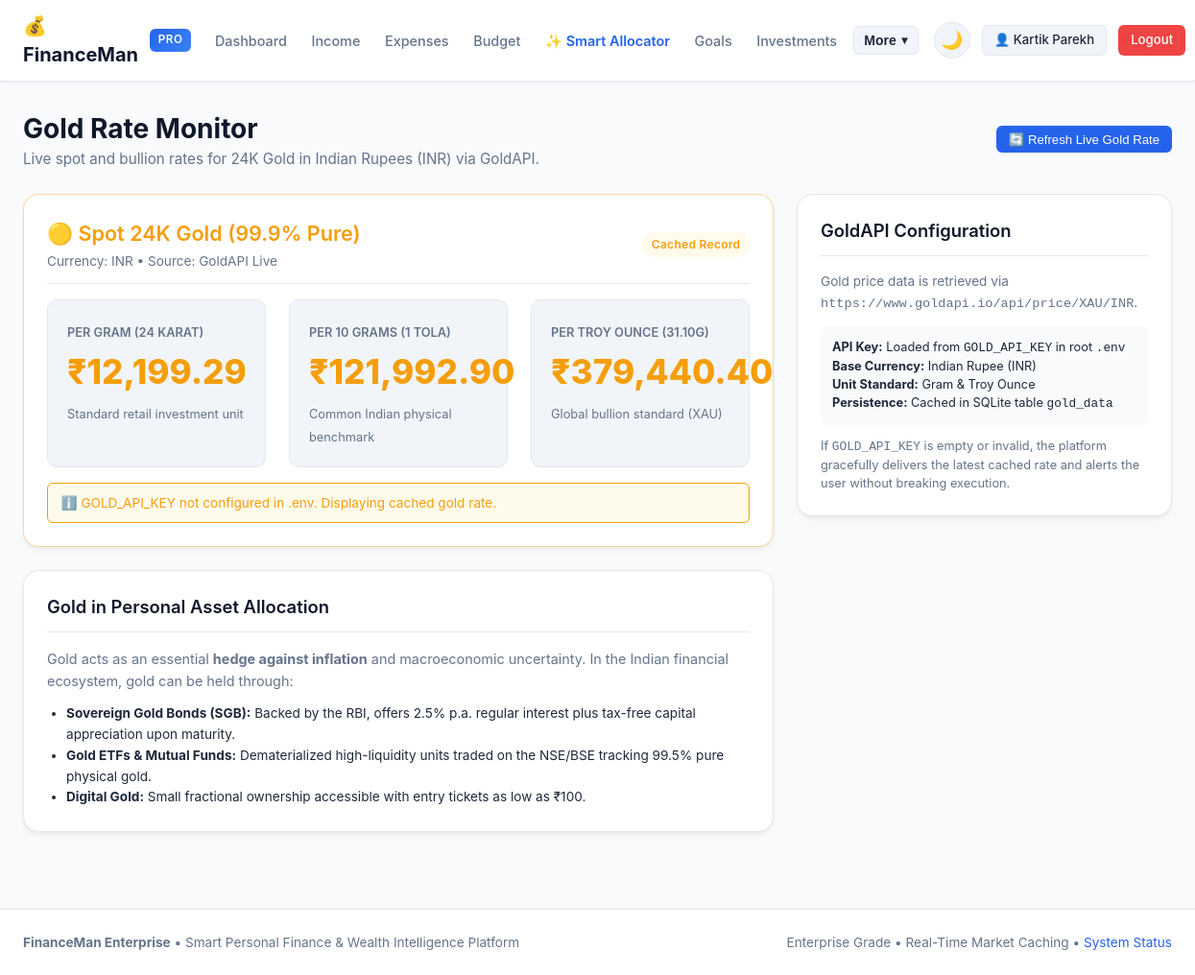
The page /gold (signed in) on the database its author committed.
### tables this page shows
CREATE TABLE gold_data (
    id INTEGER PRIMARY KEY AUTOINCREMENT,
    price_per_gram REAL NOT NULL,
    price_per_ounce REAL NOT NULL,
    currency TEXT DEFAULT 'INR',
    unit TEXT DEFAULT 'gram',
    source TEXT DEFAULT 'GoldAPI',
    updated_at TIMESTAMP DEFAULT CURRENT_TIMESTAMP
);

### app.py (the view)
@app.route("/gold", methods=["GET", "POST"])
@login_required
def gold():
    gold_data = fetch_gold_price()
    return render_template("gold.html", gold_data=gold_data)

### api/gold_api.py (called while the page is built, shortened)
def fetch_gold_price() -> Dict[str, Any]:
    api_key = get_api_key("GOLD_API_KEY")
    if not is_configured(api_key):
        cached = get_cached_gold_price()
        if cached:
            cached["notice"] = "GOLD_API_KEY not configured in .env. Displaying cached gold rate."
            cached["is_cached"] = True
            return cached
        return {
            "error": "Gold API key is not configured and no cached data is available.",
            "is_unconfigured": True
        }

def get_cached_gold_price() -> Optional[Dict[str, Any]]:
    row = execute_one(
        """
        SELECT price_per_gram, price_per_ounce, currency, unit, source, updated_at
        FROM gold_data
        ORDER BY updated_at DESC
        LIMIT 1;
        """
    )
    if row:
        result = dict(row)
        result["price_per_gram"] = round(result["price_per_gram"], 2)
        result["price_per_ounce"] = round(result["price_per_ounce"], 2)
        return result
    return None

### app.py (called while the page is built)
def login_required(f):
    @wraps(f)
    def decorated_function(*args, **kwargs):
        if "user_id" not in session:
            flash("Please log in to access this page.", "warning")
            return redirect(url_for("login"))
        return f(*args, **kwargs)
    return decorated_function

### config/config.py (called while the page is built)
def get_api_key(name: str) -> str:
    if ENV_PATH.exists():
        value = dotenv_values(ENV_PATH).get(name)
        if value is not None:
            return value.strip()
    return os.getenv(name, "").strip()

def is_configured(api_key: str) -> bool:
    return bool(api_key and api_key != "YOUR_KEY_HERE" and len(api_key) > 3)

### database/database.py (called while the page is built)
def get_db_connection() -> sqlite3.Connection:
    conn = sqlite3.connect(str(DB_PATH))
    conn.row_factory = sqlite3.Row
    conn.execute("PRAGMA foreign_keys = ON;")
    return conn

def execute_one(sql: str, params: tuple = ()) -> Optional[Dict[str, Any]]:
    conn = get_db_connection()
    try:
        cursor = conn.cursor()
        cursor.execute(sql, params)
        row = cursor.fetchone()
        return dict(row) if row else None
    finally:
        conn.close()

### templates/gold.html (shortened to what this page needs)
{% extends "base.html" %}
{% block content %}
<div style="display: flex; justify-content: space-between; align-items: center; margin-bottom: 1.5rem; flex-wrap: wrap; gap: 1rem;">
  <div>
    <h1 style="font-size: 1.75rem; color: var(--secondary);">Gold Rate Monitor</h1>
    <p style="color: var(--text-muted); font-size: 0.95rem;">Live spot and bullion rates for 24K Gold in Indian Rupees (INR) via GoldAPI.</p>
  </div>
  <form method="POST" action="{{ url_for('gold') }}">
    <button type="submit" class="btn btn-primary btn-sm">🔄 Refresh Live Gold Rate</button>
  </form>
</div>
<div class="dashboard-grid">
  <div>
    {% if gold_data and not gold_data.error %}
    <div class="card" style="margin-bottom: 1.5rem; border-color: rgba(245, 158, 11, 0.4);">
      <div class="card-header" style="border-bottom-color: var(--border);">
        <div>
          <h3 class="card-title" style="color: var(--warning); font-size: 1.35rem;">🟡 Spot 24K Gold (99.9% Pure)</h3>
          <span class="card-subtitle">Currency: {{ gold_data.currency }} &bull; Source: {{ gold_data.source }}</span>
        </div>
        <span class="badge badge-{{ 'warning' if gold_data.is_cached else 'success' }}">
          {{ 'Cached Record' if gold_data.is_cached else 'Live GoldAPI Rate' }}
        </span>
      </div>
      <div style="display: grid; grid-template-columns: repeat(auto-fit, minmax(220px, 1fr)); gap: 1.5rem; margin: 1rem 0;">
        <div style="background: var(--surface-alt); border: 1px solid var(--border); padding: 1.25rem; border-radius: var(--radius-md);">
          <span style="font-size: 0.8rem; color: var(--text-muted); text-transform: uppercase; font-weight: 600;">Per Gram (24 Karat)</span>
          <div style="font-size: 2.2rem; font-weight: 800; color: var(--warning); margin: 0.25rem 0;">
            ₹{{ "{:,.2f}".format(gold_data.price_per_gram) }}
          </div>
          <span style="font-size: 0.8rem; color: var(--text-muted);">Standard retail investment unit</span>
        </div>
        <div style="background: var(--surface-alt); border: 1px solid var(--border); padding: 1.25rem; border-radius: var(--radius-md);">
          <span style="font-size: 0.8rem; color: var(--text-muted); text-transform: uppercase; font-weight: 600;">Per 10 Grams (1 Tola)</span>
          <div style="font-size: 2.2rem; font-weight: 800; color: var(--warning); margin: 0.25rem 0;">
            ₹{{ "{:,.2f}".format(gold_data.price_per_gram * 10) }}
          </div>
          <span style="font-size: 0.8rem; color: var(--text-muted);">Common Indian physical benchmark</span>
        </div>
        <div style="background: var(--surface-alt); border: 1px solid var(--border); padding: 1.25rem; border-radius: var(--radius-md);">
          <span style="font-size: 0.8rem; color: var(--text-muted); text-transform: uppercase; font-weight: 600;">Per Troy Ounce (31.10g)</span>
          <div style="font-size: 2.2rem; font-weight: 800; color: var(--warning); margin: 0.25rem 0;">
            ₹{{ "{:,.2f}".format(gold_data.price_per_ounce) }}
          </div>
          <span style="font-size: 0.8rem; color: var(--text-muted);">Global bullion standard (XAU)</span>
        </div>
      </div>
      {% if gold_data.notice %}
      <div style="font-size: 0.85rem; color: var(--warning); background: var(--warning-bg); padding: 0.6rem 0.85rem; border-radius: var(--radius-sm); margin-top: 0.5rem; border: 1px solid var(--warning);">
        ℹ️ {{ gold_data.notice }}
      </div>
      {% endif %}
    </div>
    {% else %}
    <div class="alert alert-warning">
      <span>⚠️ {{ gold_data.error if gold_data else 'Unable to load gold rate.' }}</span>
    </div>
    {% endif %}
    <div class="card">
      <div class="card-header">
        <h3 class="card-title">Gold in Personal Asset Allocation</h3>
      </div>
      <p style="font-size: 0.9rem; color: var(--text-muted); line-height: 1.6; margin-bottom: 0.75rem;">
        Gold acts as an essential <strong>hedge against inflation</strong> and macroeconomic uncertainty. In the Indian financial ecosystem, gold can be held through:
      </p>
      <ul style="font-size: 0.85rem; color: var(--text-main); margin-left: 1.25rem; line-height: 1.6;">
        <li><strong>Sovereign Gold Bonds (SGB):</strong> Backed by the RBI, offers 2.5% p.a. regular interest plus tax-free capital appreciation upon maturity.</li>
        <li><strong>Gold ETFs & Mutual Funds:</strong> Dematerialized high-liquidity units traded on the NSE/BSE tracking 99.5% pure physical gold.</li>
        <li><strong>Digital Gold:</strong> Small fractional ownership accessible with entry tickets as low as ₹100.</li>
      </ul>
    </div>
  </div>
  <div>
    <div class="card">
      <div class="card-header">
        <h3 class="card-title">GoldAPI Configuration</h3>
      </div>
      <p style="font-size: 0.85rem; color: var(--text-muted); line-height: 1.6; margin-bottom: 0.75rem;">
        Gold price data is retrieved via <code>https://www.goldapi.io/api/price/XAU/INR</code>.
      </p>
      <div style="background: #f8fafc; padding: 0.75rem; border-radius: var(--radius-sm); font-size: 0.8rem; margin-bottom: 0.75rem;">
        <strong>API Key:</strong> Loaded from <code>GOLD_API_KEY</code> in root <code>.env</code><br>
        <strong>Base Currency:</strong> Indian Rupee (INR)<br>
        <strong>Unit Standard:</strong> Gram & Troy Ounce<br>
        <strong>Persistence:</strong> Cached in SQLite table <code>gold_data</code>
      </div>
      <p style="font-size: 0.8rem; color: var(--text-muted); line-height: 1.5;">
        If <code>GOLD_API_KEY</code> is empty or invalid, the platform gracefully delivers the latest cached rate and alerts the user without breaking execution.
      </p>
    </div>
  </div>
</div>
{% endblock %}

### static/css/style.css (style rules this page uses)
:root, [data-theme="light"] { --primary: #2563eb; --primary-hover: #1d4ed8; --secondary: #0f172a; --background: #f8fafc; --surface: #ffffff; --surface-alt: #f1f5f9; --border: #e2e8f0; --border-subtle: #cbd5e1; --text-main: #1e293b; --text-muted: #64748b; --success: #10b981; --success-bg: #ecfdf5; --warning: #f59e0b; --warning-bg: #fffbeb; --danger: #ef4444; --danger-bg: #fef2f2; --info: #0ea5e9; --info-bg: #f0f9ff; --card-shadow: 0 4px 6px -1px rgba(0, 0, 0, 0.05), 0 2px 4px -2px rgba(0, 0, 0, 0.05); --card-shadow-hover: 0 10px 15px -3px rgba(0, 0, 0, 0.08), 0 4px 6px -4px rgba(0, 0, 0, 0.04); --radius-sm: 6px; --radius-md: 10px; --radius-lg: 16px; --font-sans: -apple-system, BlinkMacSystemFont, "Segoe UI", Roboto, Oxygen, Ubuntu, Cantarell, "Helvetica Neue", sans-serif; }
* { box-sizing: border-box; margin: 0; padding: 0; transition: background-color 0.2s ease, border-color 0.2s ease, color 0.15s ease; }
body { font-family: var(--font-sans); background-color: var(--background); color: var(--text-main); line-height: 1.5; min-height: 100vh; display: flex; flex-direction: column; }
.card { background: var(--surface); border: 1px solid var(--border); border-radius: var(--radius-lg); padding: 1.5rem; box-shadow: var(--card-shadow); transition: transform 0.15s ease, box-shadow 0.15s ease, border-color 0.15s ease; }
.card-header { display: flex; justify-content: space-between; align-items: center; margin-bottom: 1rem; padding-bottom: 0.75rem; border-bottom: 1px solid var(--border); }
.card-title { font-size: 1.15rem; font-weight: 600; color: var(--secondary); }
.card-subtitle { font-size: 0.85rem; color: var(--text-muted); }
.btn { display: inline-flex; align-items: center; justify-content: center; gap: 0.5rem; padding: 0.6rem 1.2rem; border-radius: var(--radius-sm); font-weight: 500; font-size: 0.9rem; cursor: pointer; text-decoration: none; border: 1px solid transparent; transition: all 0.15s ease-in-out; }
.btn-primary { background-color: var(--primary); color: white; }
.btn-sm { padding: 0.35rem 0.75rem; font-size: 0.825rem; }
.badge { display: inline-block; padding: 0.25rem 0.6rem; border-radius: 9999px; font-size: 0.75rem; font-weight: 600; letter-spacing: 0.3px; }
.badge-warning { background-color: var(--warning-bg); color: var(--warning); }
.dashboard-grid { display: grid; grid-template-columns: 2fr 1fr; gap: 1.5rem; margin-bottom: 2rem; }

### rows shown on the page
gold_data: currency "INR", source "GoldAPI Live", price_per_ounce "379,440.40"

### other values the page prints
{{ session.get('user_name', 'Profile') }} "Kartik Parekh"
{{ 'Cached Record' if gold_data.is_cached else 'Live GoldAPI Rate' }} "Cached Record"
{{ "{:,.2f}".format(gold_data.price_per_gram) }} "12,199.29"
{{ "{:,.2f}".format(gold_data.price_per_gram * 10) }} "121,992.90"
{{ gold_data.notice }} "GOLD_API_KEY not configured in .env. Displaying cached gold rate."
